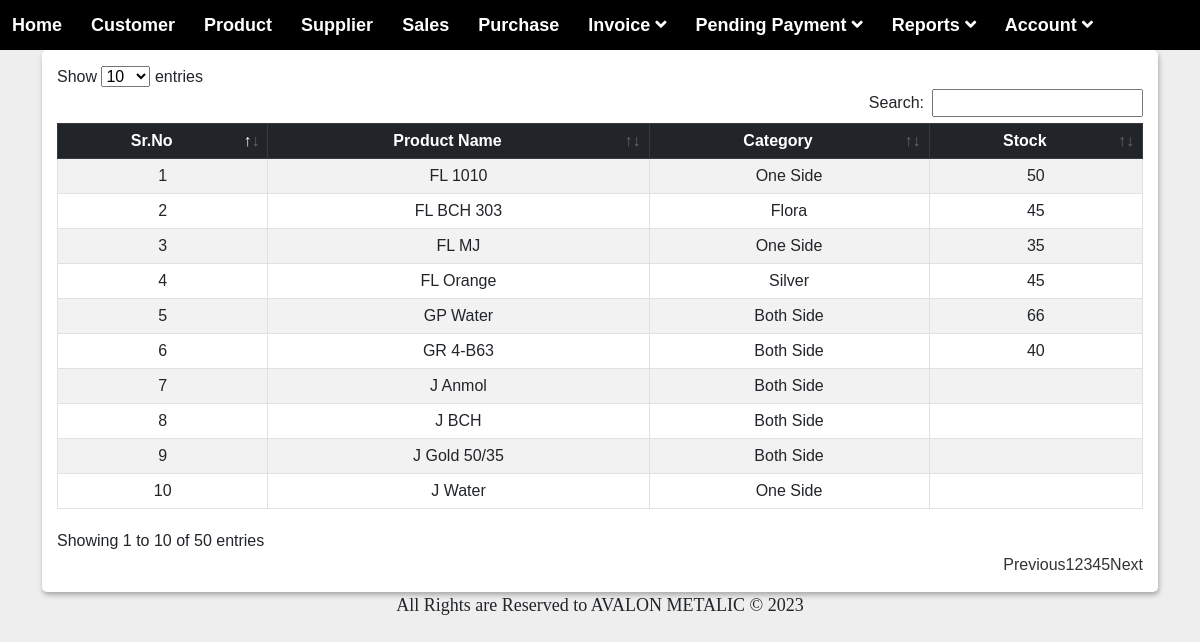
The app's page /reports/stock_report.php, older data.
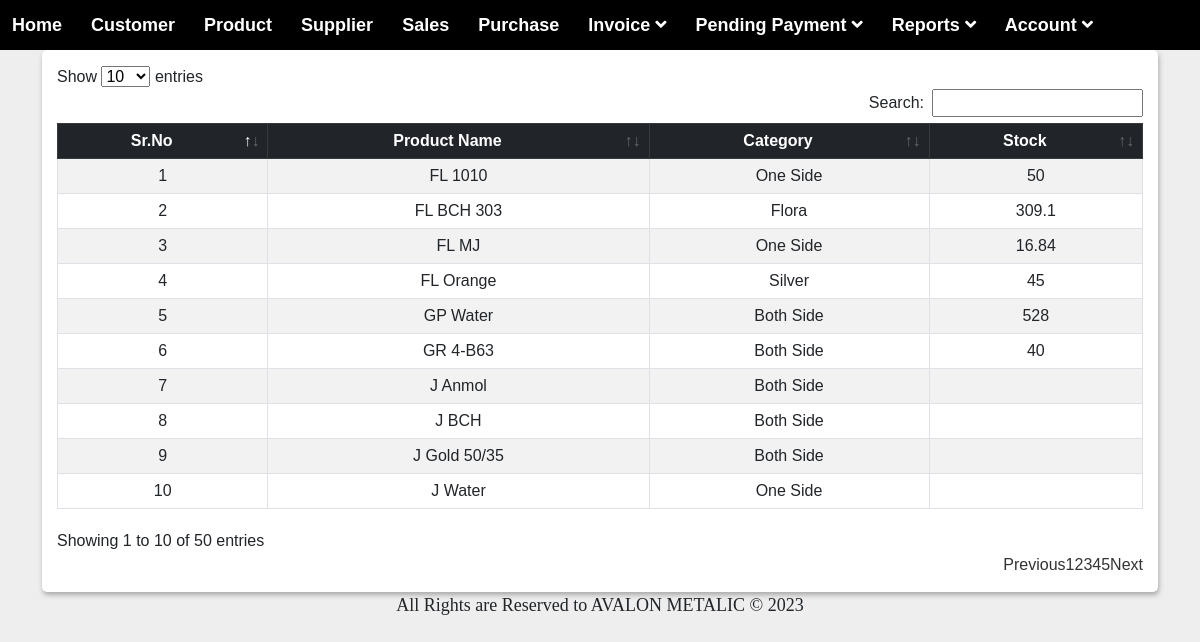
The same page, newer data.
### tables this page shows
CREATE TABLE `product` (
  `id` int(50) NOT NULL,
  `name` varchar(100) NOT NULL,
  `category` varchar(100) NOT NULL,
  `price` varchar(250) NOT NULL,
  `opening_stock` varchar(50) NOT NULL,
  `updationdate` timestamp NULL DEFAULT NULL ON UPDATE current_timestamp()
);

### reports/stock_report.php (the view, shortened to what this page needs)
<?php
include('../inc/connection.php');
include('../inc/menu.php');
?>
<!DOCTYPE html>
<html lang="en">
<head>
    <link rel="stylesheet" href="../assets/css/bootstrap.min.css">
    <link rel="stylesheet" href="../assets/css/datatables.min.css">
    <link rel="stylesheet" href="../assets/css/style.css">
    <link rel="stylesheet" href="../assets/buttons.dataTables.min.css">
</head>
<body>
    <div class="container">
        <div class="data_table">
            <form method="post">
                <table id="example" class="table table-striped table-bordered table-hover">
                    <thead class="table-dark">
                        <tr>
                            <th style="text-align: center;">Sr.No</th>
                            <th style="text-align: center;">Product Name</th>
                            <th style="text-align: center;">Category</th>
                            <th style="text-align: center;">Stock</th>
                        </tr>
                    </thead>
                    <tbody>
                        <?php
                        $cnt = 1;
                        $query = "SELECT * FROM product";
                        $res = mysqli_query($con, $query);
                        if (mysqli_num_rows($res) > 0) {
                            foreach ($res as $row) {
                        ?>
                        <tr>
                            <td style="text-align: center;"><?= $cnt; ?></td>
                            <td style="text-align: center;"><?= $row['name']; ?></td>
                            <td style="text-align: center;"><?= $row['category']; ?></td>
                            <td style="text-align: center;"><?= $row['opening_stock']; ?></td>
                        </tr>
                        <?php
                                $cnt++;
                            }
                        } else {
                            ?>
                        <tr>
                            <td colspan="5">No Record Found</td>
                        </tr>
                        <?php
                        }
                        ?>
                    </tbody>
                </table>
            </form>
        </div>
    </div>
</body>
</html>
<?php
include('../inc/footer.php');
?>

Row changes from the older to the newer data that the page shows:
changed product "FL BCH 303": opening_stock "45" → "309.1"
changed product "FL MJ": opening_stock "35" → "16.84"
changed product "GP Water": opening_stock "66" → "528"
